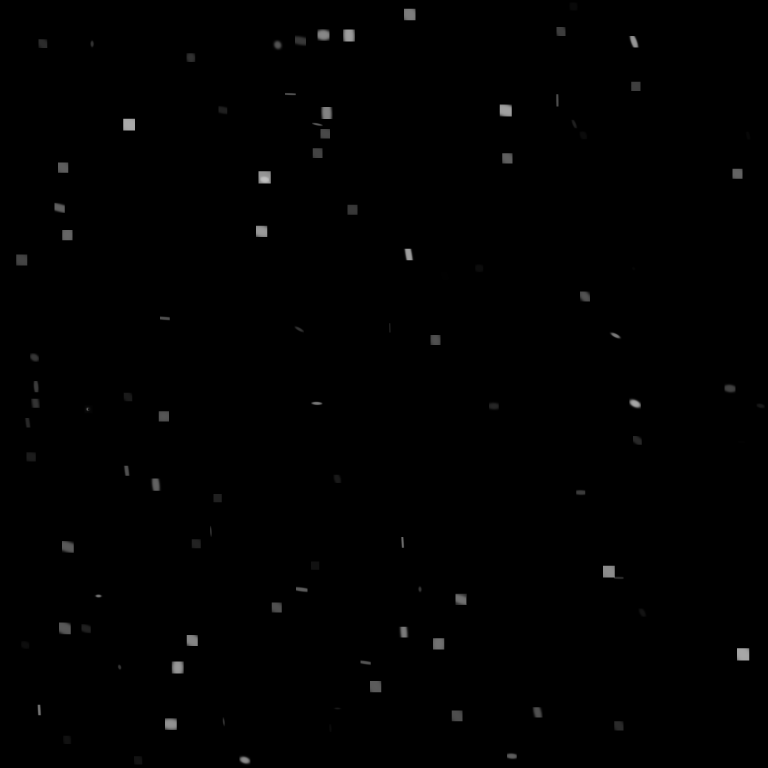
#> input picture stars/BHs.png, 3072 x 3072 px (shown at 1/4 size)
$ jupyter execute --allow-errors stars_zoom.ipynb
#> lines starting #> are read from the running program, lines starting #| are printed output that depends on the picture
[cell 1]
import numpy as np
import matplotlib.pyplot as plt
import pandas as pd
import cv2
import cmocean
import os
from PIL import Image

# Before

[cell 2]
img_arr = cv2.imread('../stars/BHs.png', 0)
#> img_arr is the input picture: shape (3072, 3072); min 0, max 192, mean 1
img_arr = cv2.resize(img_arr, (1024, 1024))
#> img_arr: shape (1024, 1024)
img_arr = img_arr.astype('float64')
img_colored = np.zeros((img_arr.shape[0], img_arr.shape[1], 3), dtype=np.float64)
b, g, r = 0.93, 1, 1
img_colored[:, :, 0] = img_arr * b
img_colored[:, :, 1] = img_arr * g
img_colored[:, :, 2] = img_arr * r
# plt.imshow(img_colored)
img_colored = cv2.resize(img_colored, (1024, 1024))
cv2.imwrite('conv_show/colored_before.png', img_colored)
#> Out = True
# [4 lines of commented-out code are left out]

[cell 3]
with open('../stars/labels.txt') as f:
#> (reads stars/labels.txt from the repository)
    xc, yc, w, h = map(float, f.readline().strip().split(' ')[1:])
    for i in range(4):
        f.readline()
    xc2, yc2, w2, h2 = map(float, f.readline().strip().split(' ')[1:])
xc, yc, w, h = int(xc * 1024), int(yc * 1024), int(w * 1024), int(h * 1024)
xc2, yc2, w2, h2 = int(xc2 * 1024), int(yc2 * 1024), int(w2 * 1024), int(h2 * 1024)

fig, ax = plt.subplots(figsize=(7, 7))
cmap = cmocean.cm.matter
# plt.imshow(img_arr)
ax.imshow(img_arr, cmap='gray')
x1, x2, y1, y2 = xc - w // 2, xc + w // 2, yc - h // 2, yc + h // 2
x12, x22, y12, y22 = xc2 - w2 // 2, xc2 + w2 // 2, yc2 - h2 // 2, yc2 + h2 // 2
axin1 = ax.inset_axes(
    [0.85, 0.85, 0.1, 0.1],
    xlim=(x1, x2), ylim=(y1, y2), xticklabels=[], yticklabels=[], xticks=[], yticks=[])

axin2 = ax.inset_axes(
    [0.05, 0.35, 0.1, 0.1],
    xlim=(x12, x22), ylim=(y12, y22), xticklabels=[], yticklabels=[], xticks=[], yticks=[])

axin1.imshow(img_arr, cmap='gray')
axin1.spines['bottom'].set_color('white')
axin1.spines['top'].set_color('white')
axin1.spines['right'].set_color('white')
axin1.spines['left'].set_color('white')
ax.indicate_inset_zoom(axin1, edgecolor="white")

axin2.imshow(img_arr, cmap='gray')
axin2.spines['bottom'].set_color('white')
axin2.spines['top'].set_color('white')
axin2.spines['right'].set_color('white')
axin2.spines['left'].set_color('white')
ax.indicate_inset_zoom(axin2, edgecolor="white")


# Hide grid lines
ax.grid(False)
# Hide axes ticks
ax.set_xticks([])
ax.set_yticks([])
fig.tight_layout()
plt.savefig('conv_show/zoomed_before.png', dpi=600)
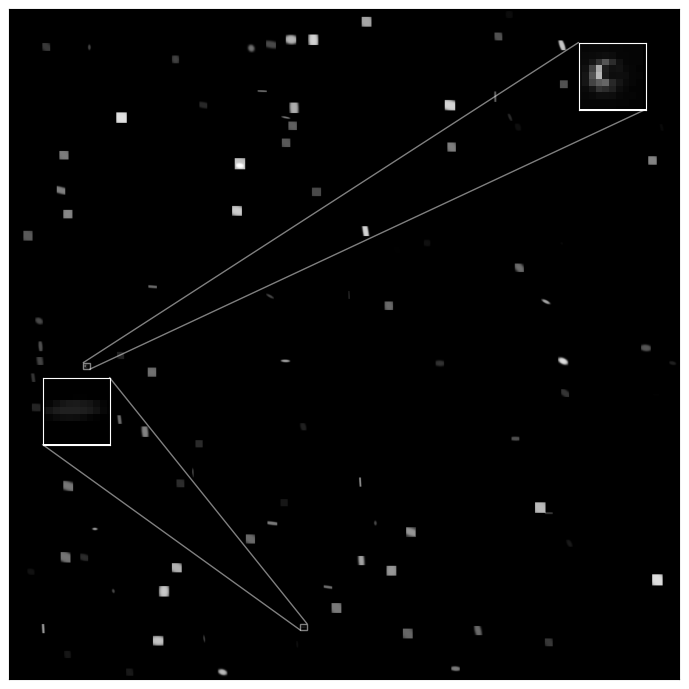
#> figure drawn by matplotlib, 1 panel
plt.savefig('conv_show/zoomed_before.pdf', dpi=600)

[cell 4]
# [10 lines of commented-out code are left out]

# After

[cell 5]
img_arr = cv2.imread('../stars/conv_0.0003.png', 0)
#> (the rest of this cell did not finish here and is left out)

[cell 6]
with open('../stars/labels.txt') as f:
    xc, yc, w, h = map(float, f.readline().strip().split(' ')[1:])
    for i in range(4):
        f.readline()
    xc2, yc2, w2, h2 = map(float, f.readline().strip().split(' ')[1:])
xc, yc, w, h = int(xc * 1024), int(yc * 1024), int(w * 1024), int(h * 1024)
xc2, yc2, w2, h2 = int(xc2 * 1024), int(yc2 * 1024), int(w2 * 1024), int(h2 * 1024)

fig, ax = plt.subplots(figsize=(7, 7))
cmap = cmocean.cm.matter
# plt.imshow(img_arr)
#> (the rest of this cell did not finish here and is left out)
